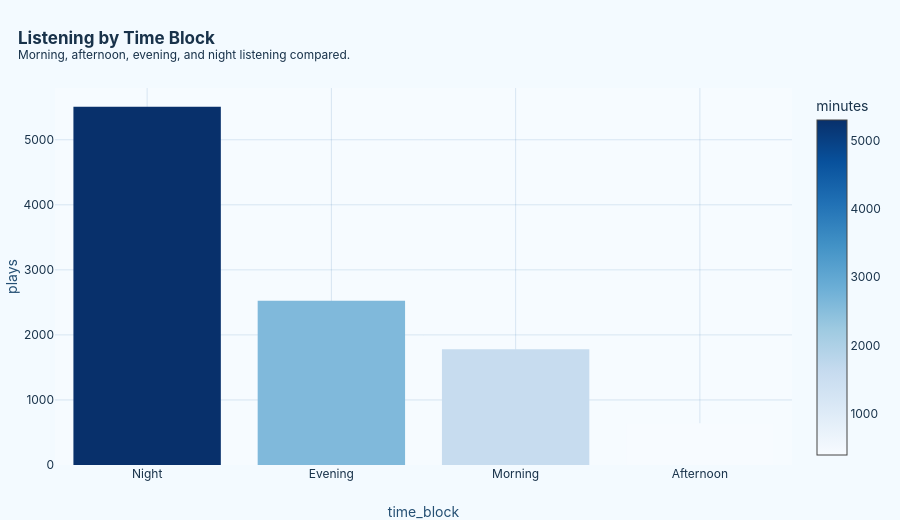

Notebook code cell kept with this figure:
### Code cell
if "time_block" in plays.columns:
    block = (
        plays.groupby("time_block")
        .agg(
            plays=("event_id", "count") if "event_id" in plays.columns else ("time_block", "size"),
            minutes=("minutes", "sum") if "minutes" in plays.columns else ("time_block", "size"),
            full_rate=("full_play", "mean") if "full_play" in plays.columns else ("time_block", "size"),
            friction_rate=("friction", "mean") if "friction" in plays.columns else ("time_block", "size"),
        )
        .reset_index()
        .sort_values("plays", ascending=False)
    )

    chart = plot.bar(
        block,
        x="time_block",
        y="plays",
        hover_data=["minutes", "full_rate", "friction_rate"],
        color="minutes",
        color_continuous_scale="Blues",
    )

    show_chart(
        chart,
        "time_block_listening",
        "Listening by Time Block",
        "Morning, afternoon, evening, and night listening compared.",
    )

    show_table(block, "Time Block Summary", 10)

### Figure 1 — Plotly figure (JSON) as saved in the notebook; plotly's stock layout.template omitted (floating-point values rounded to 4 significant figures)
{"data": [{"customdata": [[5303.0, 0.2452, 0.7693], [2599.0, 0.255, 0.7545], [1602.0, 0.265, 0.7412], [396.8, 0.1215, 0.8816]], "hovertemplate": "time_block=%{x}<br>plays=%{y}<br>minutes=%{marker.color}<br>full_rate=%{customdata[1]}<br>friction_rate=%{customdata[2]}<extra></extra>", "legendgroup": "", "marker": {"color": [5303.0, 2599.0, 1602.0, 396.8], "coloraxis": "coloraxis", "pattern": {"shape": ""}}, "name": "", "orientation": "v", "showlegend": false, "textposition": "auto", "type": "bar", "x": ["Night", "Evening", "Morning", "Afternoon"], "xaxis": "x", "y": [5506, 2525, 1781, 642], "yaxis": "y"}], "layout": {"barmode": "relative", "coloraxis": {"colorbar": {"title": {"text": "minutes"}}, "colorscale": [[0, "rgb(247,251,255)"], [0.125, "rgb(222,235,247)"], [0.25, "rgb(198,219,239)"], [0.375, "rgb(158,202,225)"], [0.5, "rgb(107,174,214)"], [0.625, "rgb(66,146,198)"], [0.75, "rgb(33,113,181)"], [0.875, "rgb(8,81,156)"], [1, "rgb(8,48,107)"]]}, "height": 520, "hoverlabel": {"bgcolor": "rgba(241, 249, 255, 0.96)", "bordercolor": "#7dbde8", "font": {"family": "Inter, Segoe UI, Arial", "size": 12}}, "legend": {"orientation": "h", "tracegroupgap": 0, "x": 1, "xanchor": "right", "y": 1.02, "yanchor": "bottom"}, "margin": {"b": 55, "l": 55, "r": 35, "t": 88}, "title": {"text": "<b>Listening by Time Block</b><br><sup>Morning, afternoon, evening, and night listening compared.</sup>", "x": 0.02, "xanchor": "left"}, "xaxis": {"anchor": "y", "domain": [0, 1], "gridcolor": "rgba(52, 119, 172, 0.16)", "showgrid": true, "title": {"font": {"color": "#244f73"}, "text": "time_block"}, "zeroline": false}, "yaxis": {"anchor": "x", "domain": [0, 1], "gridcolor": "rgba(52, 119, 172, 0.16)", "showgrid": true, "title": {"font": {"color": "#244f73"}, "text": "plays"}, "zeroline": false}}}
